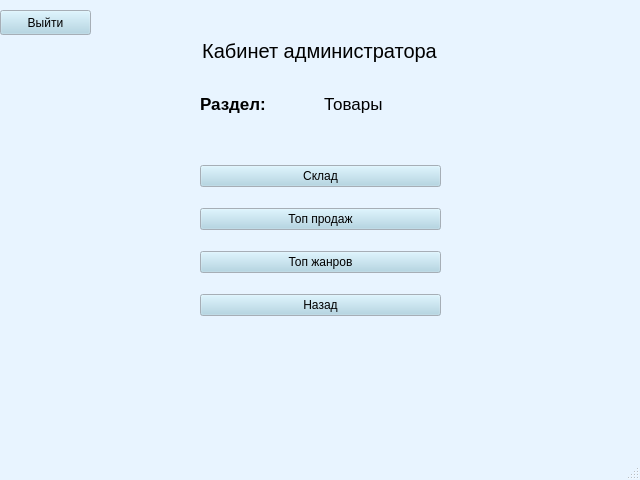
<?xml version="1.0" encoding="UTF-8"?>
<ui version="4.0">
 <class>MainWindow</class>
 <widget class="QMainWindow" name="MainWindow">
  <property name="geometry">
   <rect>
    <x>0</x>
    <y>0</y>
    <width>640</width>
    <height>480</height>
   </rect>
  </property>
  <property name="palette">
   <palette>
    <active>
     <colorrole role="WindowText">
      <brush brushstyle="SolidPattern">
       <color alpha="255">
        <red>0</red>
        <green>0</green>
        <blue>0</blue>
       </color>
      </brush>
     </colorrole>
     <colorrole role="Button">
      <brush brushstyle="SolidPattern">
       <color alpha="255">
        <red>169</red>
        <green>210</green>
        <blue>227</blue>
       </color>
      </brush>
     </colorrole>
     <colorrole role="Light">
      <brush brushstyle="SolidPattern">
       <color alpha="255">
        <red>255</red>
        <green>255</green>
        <blue>255</blue>
       </color>
      </brush>
     </colorrole>
     <colorrole role="Midlight">
      <brush brushstyle="SolidPattern">
       <color alpha="255">
        <red>238</red>
        <green>228</green>
        <blue>255</blue>
       </color>
      </brush>
     </colorrole>
     <colorrole role="Dark">
      <brush brushstyle="SolidPattern">
       <color alpha="255">
        <red>110</red>
        <green>101</green>
        <blue>127</blue>
       </color>
      </brush>
     </colorrole>
     <colorrole role="Mid">
      <brush brushstyle="SolidPattern">
       <color alpha="255">
        <red>147</red>
        <green>134</green>
        <blue>170</blue>
       </color>
      </brush>
     </colorrole>
     <colorrole role="Text">
      <brush brushstyle="SolidPattern">
       <color alpha="255">
        <red>0</red>
        <green>0</green>
        <blue>0</blue>
       </color>
      </brush>
     </colorrole>
     <colorrole role="BrightText">
      <brush brushstyle="SolidPattern">
       <color alpha="255">
        <red>255</red>
        <green>255</green>
        <blue>255</blue>
       </color>
      </brush>
     </colorrole>
     <colorrole role="ButtonText">
      <brush brushstyle="SolidPattern">
       <color alpha="255">
        <red>0</red>
        <green>0</green>
        <blue>0</blue>
       </color>
      </brush>
     </colorrole>
     <colorrole role="Base">
      <brush brushstyle="SolidPattern">
       <color alpha="255">
        <red>255</red>
        <green>255</green>
        <blue>255</blue>
       </color>
      </brush>
     </colorrole>
     <colorrole role="Window">
      <brush brushstyle="SolidPattern">
       <color alpha="255">
        <red>232</red>
        <green>244</green>
        <blue>255</blue>
       </color>
      </brush>
     </colorrole>
     <colorrole role="Shadow">
      <brush brushstyle="SolidPattern">
       <color alpha="255">
        <red>0</red>
        <green>0</green>
        <blue>0</blue>
       </color>
      </brush>
     </colorrole>
     <colorrole role="Highlight">
      <brush brushstyle="SolidPattern">
       <color alpha="255">
        <red>221</red>
        <green>202</green>
        <blue>255</blue>
       </color>
      </brush>
     </colorrole>
     <colorrole role="AlternateBase">
      <brush brushstyle="SolidPattern">
       <color alpha="255">
        <red>238</red>
        <green>228</green>
        <blue>255</blue>
       </color>
      </brush>
     </colorrole>
     <colorrole role="ToolTipBase">
      <brush brushstyle="SolidPattern">
       <color alpha="255">
        <red>255</red>
        <green>255</green>
        <blue>220</blue>
       </color>
      </brush>
     </colorrole>
     <colorrole role="ToolTipText">
      <brush brushstyle="SolidPattern">
       <color alpha="255">
        <red>0</red>
        <green>0</green>
        <blue>0</blue>
       </color>
      </brush>
     </colorrole>
     <colorrole role="PlaceholderText">
      <brush brushstyle="SolidPattern">
       <color alpha="128">
        <red>0</red>
        <green>0</green>
        <blue>0</blue>
       </color>
      </brush>
     </colorrole>
    </active>
    <inactive>
     <colorrole role="WindowText">
      <brush brushstyle="SolidPattern">
       <color alpha="255">
        <red>0</red>
        <green>0</green>
        <blue>0</blue>
       </color>
      </brush>
     </colorrole>
     <colorrole role="Button">
      <brush brushstyle="SolidPattern">
       <color alpha="255">
        <red>169</red>
        <green>210</green>
        <blue>227</blue>
       </color>
      </brush>
     </colorrole>
     <colorrole role="Light">
      <brush brushstyle="SolidPattern">
       <color alpha="255">
        <red>255</red>
        <green>255</green>
        <blue>255</blue>
       </color>
      </brush>
     </colorrole>
     <colorrole role="Midlight">
      <brush brushstyle="SolidPattern">
       <color alpha="255">
        <red>238</red>
        <green>228</green>
        <blue>255</blue>
       </color>
      </brush>
     </colorrole>
     <colorrole role="Dark">
      <brush brushstyle="SolidPattern">
       <color alpha="255">
        <red>110</red>
        <green>101</green>
        <blue>127</blue>
       </color>
      </brush>
     </colorrole>
     <colorrole role="Mid">
      <brush brushstyle="SolidPattern">
       <color alpha="255">
        <red>147</red>
        <green>134</green>
        <blue>170</blue>
       </color>
      </brush>
     </colorrole>
     <colorrole role="Text">
      <brush brushstyle="SolidPattern">
       <color alpha="255">
        <red>0</red>
        <green>0</green>
        <blue>0</blue>
       </color>
      </brush>
     </colorrole>
     <colorrole role="BrightText">
      <brush brushstyle="SolidPattern">
       <color alpha="255">
        <red>255</red>
        <green>255</green>
        <blue>255</blue>
       </color>
      </brush>
     </colorrole>
     <colorrole role="ButtonText">
      <brush brushstyle="SolidPattern">
       <color alpha="255">
        <red>0</red>
        <green>0</green>
        <blue>0</blue>
       </color>
      </brush>
     </colorrole>
     <colorrole role="Base">
      <brush brushstyle="SolidPattern">
       <color alpha="255">
        <red>255</red>
        <green>255</green>
        <blue>255</blue>
       </color>
      </brush>
     </colorrole>
     <colorrole role="Window">
      <brush brushstyle="SolidPattern">
       <color alpha="255">
        <red>232</red>
        <green>244</green>
        <blue>255</blue>
       </color>
      </brush>
     </colorrole>
     <colorrole role="Shadow">
      <brush brushstyle="SolidPattern">
       <color alpha="255">
        <red>0</red>
        <green>0</green>
        <blue>0</blue>
       </color>
      </brush>
     </colorrole>
     <colorrole role="Highlight">
      <brush brushstyle="SolidPattern">
       <color alpha="255">
        <red>221</red>
        <green>202</green>
        <blue>255</blue>
       </color>
      </brush>
     </colorrole>
     <colorrole role="AlternateBase">
      <brush brushstyle="SolidPattern">
       <color alpha="255">
        <red>238</red>
        <green>228</green>
        <blue>255</blue>
       </color>
      </brush>
     </colorrole>
     <colorrole role="ToolTipBase">
      <brush brushstyle="SolidPattern">
       <color alpha="255">
        <red>255</red>
        <green>255</green>
        <blue>220</blue>
       </color>
      </brush>
     </colorrole>
     <colorrole role="ToolTipText">
      <brush brushstyle="SolidPattern">
       <color alpha="255">
        <red>0</red>
        <green>0</green>
        <blue>0</blue>
       </color>
      </brush>
     </colorrole>
     <colorrole role="PlaceholderText">
      <brush brushstyle="SolidPattern">
       <color alpha="128">
        <red>0</red>
        <green>0</green>
        <blue>0</blue>
       </color>
      </brush>
     </colorrole>
    </inactive>
    <disabled>
     <colorrole role="WindowText">
      <brush brushstyle="SolidPattern">
       <color alpha="255">
        <red>110</red>
        <green>101</green>
        <blue>127</blue>
       </color>
      </brush>
     </colorrole>
     <colorrole role="Button">
      <brush brushstyle="SolidPattern">
       <color alpha="255">
        <red>169</red>
        <green>210</green>
        <blue>227</blue>
       </color>
      </brush>
     </colorrole>
     <colorrole role="Light">
      <brush brushstyle="SolidPattern">
       <color alpha="255">
        <red>255</red>
        <green>255</green>
        <blue>255</blue>
       </color>
      </brush>
     </colorrole>
     <colorrole role="Midlight">
      <brush brushstyle="SolidPattern">
       <color alpha="255">
        <red>238</red>
        <green>228</green>
        <blue>255</blue>
       </color>
      </brush>
     </colorrole>
     <colorrole role="Dark">
      <brush brushstyle="SolidPattern">
       <color alpha="255">
        <red>110</red>
        <green>101</green>
        <blue>127</blue>
       </color>
      </brush>
     </colorrole>
     <colorrole role="Mid">
      <brush brushstyle="SolidPattern">
       <color alpha="255">
        <red>147</red>
        <green>134</green>
        <blue>170</blue>
       </color>
      </brush>
     </colorrole>
     <colorrole role="Text">
      <brush brushstyle="SolidPattern">
       <color alpha="255">
        <red>110</red>
        <green>101</green>
        <blue>127</blue>
       </color>
      </brush>
     </colorrole>
     <colorrole role="BrightText">
      <brush brushstyle="SolidPattern">
       <color alpha="255">
        <red>255</red>
        <green>255</green>
        <blue>255</blue>
       </color>
      </brush>
     </colorrole>
     <colorrole role="ButtonText">
      <brush brushstyle="SolidPattern">
       <color alpha="255">
        <red>110</red>
        <green>101</green>
        <blue>127</blue>
       </color>
      </brush>
     </colorrole>
     <colorrole role="Base">
      <brush brushstyle="SolidPattern">
       <color alpha="255">
        <red>232</red>
        <green>244</green>
        <blue>255</blue>
       </color>
      </brush>
     </colorrole>
     <colorrole role="Window">
      <brush brushstyle="SolidPattern">
       <color alpha="255">
        <red>232</red>
        <green>244</green>
        <blue>255</blue>
       </color>
      </brush>
     </colorrole>
     <colorrole role="Shadow">
      <brush brushstyle="SolidPattern">
       <color alpha="255">
        <red>0</red>
        <green>0</green>
        <blue>0</blue>
       </color>
      </brush>
     </colorrole>
     <colorrole role="Highlight">
      <brush brushstyle="SolidPattern">
       <color alpha="255">
        <red>145</red>
        <green>145</green>
        <blue>145</blue>
       </color>
      </brush>
     </colorrole>
     <colorrole role="AlternateBase">
      <brush brushstyle="SolidPattern">
       <color alpha="255">
        <red>221</red>
        <green>202</green>
        <blue>255</blue>
       </color>
      </brush>
     </colorrole>
     <colorrole role="ToolTipBase">
      <brush brushstyle="SolidPattern">
       <color alpha="255">
        <red>255</red>
        <green>255</green>
        <blue>220</blue>
       </color>
      </brush>
     </colorrole>
     <colorrole role="ToolTipText">
      <brush brushstyle="SolidPattern">
       <color alpha="255">
        <red>0</red>
        <green>0</green>
        <blue>0</blue>
       </color>
      </brush>
     </colorrole>
     <colorrole role="PlaceholderText">
      <brush brushstyle="SolidPattern">
       <color alpha="128">
        <red>0</red>
        <green>0</green>
        <blue>0</blue>
       </color>
      </brush>
     </colorrole>
    </disabled>
   </palette>
  </property>
  <property name="windowTitle">
   <string>MainWindow</string>
  </property>
  <widget class="QWidget" name="centralwidget">
   <widget class="QWidget" name="gridLayoutWidget_2">
    <property name="geometry">
     <rect>
      <x>200</x>
      <y>150</y>
      <width>241</width>
      <height>181</height>
     </rect>
    </property>
    <layout class="QGridLayout" name="gridLayout_2">
     <property name="leftMargin">
      <number>0</number>
     </property>
     <property name="topMargin">
      <number>0</number>
     </property>
     <property name="bottomMargin">
      <number>0</number>
     </property>
     <property name="verticalSpacing">
      <number>6</number>
     </property>
     <item row="3" column="0">
      <widget class="QPushButton" name="genres">
       <property name="text">
        <string>Топ жанров</string>
       </property>
      </widget>
     </item>
     <item row="0" column="0">
      <widget class="QPushButton" name="inv">
       <property name="text">
        <string>Склад</string>
       </property>
      </widget>
     </item>
     <item row="2" column="0">
      <widget class="QPushButton" name="sales">
       <property name="text">
        <string>Топ продаж</string>
       </property>
      </widget>
     </item>
     <item row="4" column="0">
      <widget class="QPushButton" name="back">
       <property name="text">
        <string>Назад</string>
       </property>
      </widget>
     </item>
    </layout>
   </widget>
   <widget class="QLabel" name="label">
    <property name="geometry">
     <rect>
      <x>200</x>
      <y>20</y>
      <width>239</width>
      <height>62</height>
     </rect>
    </property>
    <property name="palette">
     <palette>
      <active>
       <colorrole role="Button">
        <brush brushstyle="SolidPattern">
         <color alpha="255">
          <red>173</red>
          <green>127</green>
          <blue>168</blue>
         </color>
        </brush>
       </colorrole>
      </active>
      <inactive>
       <colorrole role="Button">
        <brush brushstyle="SolidPattern">
         <color alpha="255">
          <red>173</red>
          <green>127</green>
          <blue>168</blue>
         </color>
        </brush>
       </colorrole>
      </inactive>
      <disabled>
       <colorrole role="Button">
        <brush brushstyle="SolidPattern">
         <color alpha="255">
          <red>173</red>
          <green>127</green>
          <blue>168</blue>
         </color>
        </brush>
       </colorrole>
      </disabled>
     </palette>
    </property>
    <property name="font">
     <font>
      <pointsize>15</pointsize>
      <italic>false</italic>
      <strikeout>false</strikeout>
      <kerning>true</kerning>
     </font>
    </property>
    <property name="text">
     <string>&lt;html&gt;&lt;head/&gt;&lt;body&gt;&lt;p align=&quot;center&quot;&gt;Кабинет администратора&lt;/p&gt;&lt;/body&gt;&lt;/html&gt;</string>
    </property>
   </widget>
   <widget class="QWidget" name="gridLayoutWidget_3">
    <property name="geometry">
     <rect>
      <x>200</x>
      <y>80</y>
      <width>241</width>
      <height>48</height>
     </rect>
    </property>
    <layout class="QGridLayout" name="gridLayout_3">
     <property name="leftMargin">
      <number>0</number>
     </property>
     <property name="topMargin">
      <number>0</number>
     </property>
     <property name="bottomMargin">
      <number>0</number>
     </property>
     <property name="verticalSpacing">
      <number>6</number>
     </property>
     <item row="0" column="1">
      <widget class="QLabel" name="label_2">
       <property name="palette">
        <palette>
         <active>
          <colorrole role="Button">
           <brush brushstyle="SolidPattern">
            <color alpha="255">
             <red>173</red>
             <green>127</green>
             <blue>168</blue>
            </color>
           </brush>
          </colorrole>
         </active>
         <inactive>
          <colorrole role="Button">
           <brush brushstyle="SolidPattern">
            <color alpha="255">
             <red>173</red>
             <green>127</green>
             <blue>168</blue>
            </color>
           </brush>
          </colorrole>
         </inactive>
         <disabled>
          <colorrole role="Button">
           <brush brushstyle="SolidPattern">
            <color alpha="255">
             <red>173</red>
             <green>127</green>
             <blue>168</blue>
            </color>
           </brush>
          </colorrole>
         </disabled>
        </palette>
       </property>
       <property name="font">
        <font>
         <pointsize>13</pointsize>
         <italic>false</italic>
         <strikeout>false</strikeout>
         <kerning>true</kerning>
        </font>
       </property>
       <property name="text">
        <string>&lt;html&gt;&lt;head/&gt;&lt;body&gt;&lt;p&gt;Товары&lt;/p&gt;&lt;/body&gt;&lt;/html&gt;</string>
       </property>
      </widget>
     </item>
     <item row="0" column="0">
      <widget class="QLabel" name="label_3">
       <property name="palette">
        <palette>
         <active>
          <colorrole role="Button">
           <brush brushstyle="SolidPattern">
            <color alpha="255">
             <red>173</red>
             <green>127</green>
             <blue>168</blue>
            </color>
           </brush>
          </colorrole>
         </active>
         <inactive>
          <colorrole role="Button">
           <brush brushstyle="SolidPattern">
            <color alpha="255">
             <red>173</red>
             <green>127</green>
             <blue>168</blue>
            </color>
           </brush>
          </colorrole>
         </inactive>
         <disabled>
          <colorrole role="Button">
           <brush brushstyle="SolidPattern">
            <color alpha="255">
             <red>173</red>
             <green>127</green>
             <blue>168</blue>
            </color>
           </brush>
          </colorrole>
         </disabled>
        </palette>
       </property>
       <property name="font">
        <font>
         <pointsize>13</pointsize>
         <italic>false</italic>
         <strikeout>false</strikeout>
         <kerning>true</kerning>
        </font>
       </property>
       <property name="text">
        <string>&lt;html&gt;&lt;head/&gt;&lt;body&gt;&lt;p&gt;&lt;span style=&quot; font-weight:600;&quot;&gt;Раздел: &lt;/span&gt;&lt;/p&gt;&lt;/body&gt;&lt;/html&gt;</string>
       </property>
      </widget>
     </item>
    </layout>
   </widget>
   <widget class="QPushButton" name="exit">
    <property name="geometry">
     <rect>
      <x>0</x>
      <y>10</y>
      <width>91</width>
      <height>25</height>
     </rect>
    </property>
    <property name="text">
     <string>Выйти</string>
    </property>
   </widget>
  </widget>
  <widget class="QMenuBar" name="menubar">
   <property name="geometry">
    <rect>
     <x>0</x>
     <y>0</y>
     <width>640</width>
     <height>22</height>
    </rect>
   </property>
  </widget>
  <widget class="QStatusBar" name="statusbar"/>
 </widget>
 <resources/>
 <connections/>
</ui>
